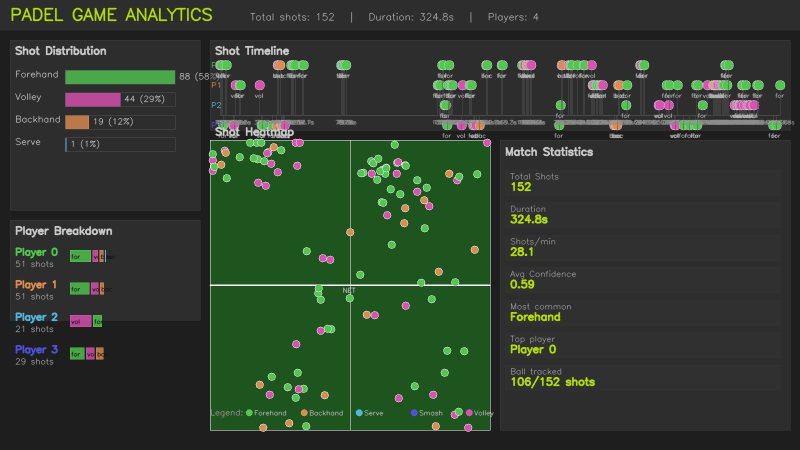
#> input picture dashboard.jpg, 1600 x 900 px, given in place of input_sample_video.mp4, which was not available (shown at 1/2 size)
$ python dashboard.py
#> lines starting #> are read from the running program, lines starting #| are printed output that depends on the picture; after the words box and inside, x2 and y2 are one past the last pixel; in counts of white or black regions, pixels touching at a corner belong together; pictures that were not available may be replaced by others from this repository, and a replacement may not be noted
import pandas as pd
import numpy as np
import cv2
import json
from collections import Counter

def generate_dashboard(csv_path="shot_analysis.csv",
                       video_path="data/raw/input_sample_video.mp4",
                       output_path="dashboard.jpg"):

    # Load data
#> called with csv_path = 'shot_analysis.csv', video_path = 'data/raw/input_sample_video.mp4', output_path = 'dashboard.jpg'
    df = pd.read_csv(csv_path)
#> (reads shot_analysis.csv from the repository)
    print(f"Loaded {len(df)} shot events")

    # Get video frame for background
    cap = cv2.VideoCapture(video_path)
    cap.set(cv2.CAP_PROP_POS_FRAMES, 300)
    ret, court_frame = cap.read()
#> court_frame is the input picture: shape (900, 1600, 3); mean B, G, R 45.9, 60.1, 47.7
    cap.release()

    # Canvas size
    W, H = 1600, 900
    canvas = np.ones((H, W, 3), dtype=np.uint8) * 30  # dark background

    # ── Helper functions ──────────────────────────────────────────
    def draw_text(img, text, x, y, scale=0.7, color=(255,255,255),
                  thickness=1, bold=False):
        t = thickness + 1 if bold else thickness
        cv2.putText(img, text, (x, y), cv2.FONT_HERSHEY_SIMPLEX,
                    scale, color, t, cv2.LINE_AA)

    def draw_rect(img, x1, y1, x2, y2, color, filled=False, alpha=1.0):
#> called with x1 = 0, y1 = 0, x2 = 1600, y2 = 60, color = (45, 45, 45), filled = True, alpha = 1
        if filled:
            overlay = img.copy()
            cv2.rectangle(overlay, (x1,y1), (x2,y2), color, -1)
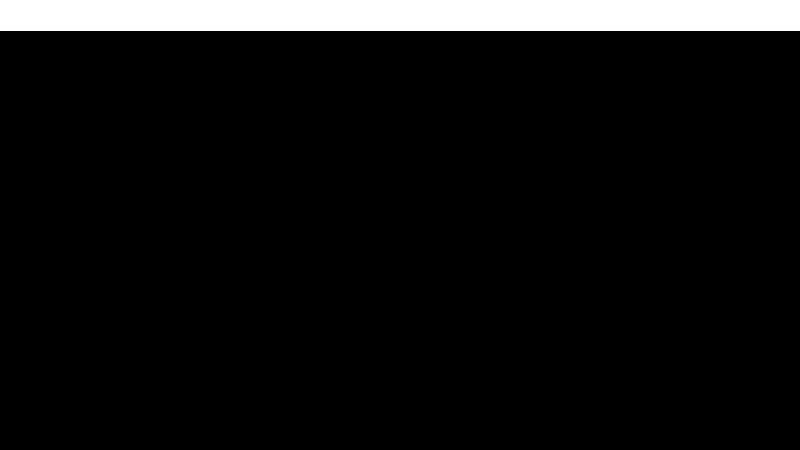
#> overlay: shape (900, 1600, 3) (shown at 1/2 size); values 30 (black) and 45 (white), 6.8% white; 1 white region, box (x1, y1, x2, y2) and area: (0, 0, 1600, 61) 97600
            cv2.addWeighted(overlay, alpha, img, 1-alpha, 0, img)
        cv2.rectangle(img, (x1,y1), (x2,y2), color, 1)

    # ── Title bar ────────────────────────────────────────────────
    draw_rect(canvas, 0, 0, W, 60, (45, 45, 45), filled=True)
    draw_text(canvas, "PADEL GAME ANALYTICS", 20, 40,
              scale=1.1, color=(0, 220, 180), bold=True)
    draw_text(canvas, f"Total shots: {len(df)}   |   "
              f"Duration: {df['timestamp'].max():.1f}s   |   "
              f"Players: {df['player_id'].nunique()}",
              500, 40, scale=0.65, color=(180, 180, 180))

    # ── Section 1: Shot type bar chart (top left) ─────────────────
    shot_counts = df['shot_type'].value_counts()
    colors_map = {
        "forehand": (80,  200, 80),
        "backhand": (80,  140, 220),
        "serve":    (220, 180, 80),
        "smash":    (220, 80,  80),
        "volley":   (180, 80,  220),
        "unknown":  (120, 120, 120),
    }

    panel_x, panel_y = 20, 80
    draw_rect(canvas, panel_x, panel_y,
              panel_x+380, panel_y+340, (60,60,60), filled=True, alpha=0.5)
#> in draw_rect (call 2), `cv2.rectangle(overlay, (x1,y1), (x2,y2), color, -1)`: overlay: shape (900, 1600, 3); mean of channels 0, 1, 2 33.7, 34.3, 34.2
#> in draw_rect (call 2), `cv2.addWeighted(overlay, alpha, img, 1-alpha, 0, img)`: img: shape (900, 1600, 3); mean of channels 0, 1, 2 32.4, 32.9, 32.8
#> in draw_rect (call 2), `cv2.rectangle(img, (x1,y1), (x2,y2), color, 1)`: img: shape (900, 1600, 3); mean of channels 0, 1, 2 32.4, 32.9, 32.8
    draw_text(canvas, "Shot Distribution", panel_x+10, panel_y+28,
              scale=0.7, color=(200,200,200), bold=True)

    max_count = shot_counts.max()
    bar_x     = panel_x + 110
    bar_w_max = 220

    for i, (shot, count) in enumerate(shot_counts.items()):
        y       = panel_y + 60 + i * 45
        bar_w   = int(bar_w_max * count / max_count)
        color   = colors_map.get(shot, (150,150,150))
        pct     = count / len(df) * 100

        draw_text(canvas, shot.capitalize(), panel_x+10, y+14,
                  scale=0.6, color=(200,200,200))
        draw_rect(canvas, bar_x, y, bar_x+bar_w, y+28,
                  color, filled=True, alpha=0.8)
        draw_rect(canvas, bar_x, y, bar_x+bar_w_max, y+28, (80,80,80))
        draw_text(canvas, f"{count} ({pct:.0f}%)",
                  bar_x+bar_w+8, y+18, scale=0.55, color=(200,200,200))
#> canvas: shape (900, 1600, 3); mean of channels 0, 1, 2 33.4, 34, 33.9

    # ── Section 2: Player comparison (bottom left) ────────────────
    panel2_y = panel_y + 360
    draw_rect(canvas, panel_x, panel2_y,
              panel_x+380, panel2_y+200, (60,60,60), filled=True, alpha=0.5)
#> in draw_rect (call 9), `cv2.rectangle(overlay, (x1,y1), (x2,y2), color, -1)`: overlay: shape (900, 1600, 3); mean of channels 0, 1, 2 35, 35.6, 35.5
#> in draw_rect (call 9), `cv2.rectangle(img, (x1,y1), (x2,y2), color, 1)`: img: shape (900, 1600, 3); mean of channels 0, 1, 2 34.2, 34.8, 34.7
    draw_text(canvas, "Player Breakdown", panel_x+10, panel2_y+28,
              scale=0.7, color=(200,200,200), bold=True)

    players = df['player_id'].unique()
    p_colors = [(80,200,80), (80,140,220), (220,180,80), (220,80,80)]

    for i, pid in enumerate(sorted(players)):
        pdata  = df[df['player_id'] == pid]
        py     = panel2_y + 55 + i * 65
        pcolor = p_colors[i % len(p_colors)]

        draw_text(canvas, f"Player {pid}", panel_x+10, py+15,
                  scale=0.65, color=pcolor, bold=True)
        draw_text(canvas, f"{len(pdata)} shots", panel_x+10, py+38,
                  scale=0.55, color=(160,160,160))

        # Mini shot breakdown for this player
        x_offset = panel_x + 120
        for shot, cnt in pdata['shot_type'].value_counts().items():
            sc = colors_map.get(shot, (150,150,150))
            bw = int(60 * cnt / len(pdata))
            draw_rect(canvas, x_offset, py+5,
                      x_offset+bw, py+28, sc, filled=True, alpha=0.8)
            draw_text(canvas, shot[:3], x_offset+2, py+22,
                      scale=0.4, color=(20,20,20))
            x_offset += bw + 4
#> canvas: shape (900, 1600, 3); mean of channels 0, 1, 2 34.8, 35.4, 35.3

    # ── Section 3: Shot timeline (top right) ──────────────────────
    tl_x, tl_y = 420, 80
    tl_w, tl_h = 1160, 180
    draw_rect(canvas, tl_x, tl_y, tl_x+tl_w, tl_y+tl_h,
              (60,60,60), filled=True, alpha=0.5)
#> in draw_rect (call 16), `cv2.rectangle(overlay, (x1,y1), (x2,y2), color, -1)`: overlay: shape (900, 1600, 3); mean of channels 0, 1, 2 39.2, 39.8, 39.7
#> in draw_rect (call 16), `cv2.rectangle(img, (x1,y1), (x2,y2), color, 1)`: img: shape (900, 1600, 3); mean of channels 0, 1, 2 37, 37.6, 37.5
    draw_text(canvas, "Shot Timeline", tl_x+10, tl_y+28,
              scale=0.7, color=(200,200,200), bold=True)

    t_min = df['timestamp'].min()
    t_max = df['timestamp'].max()
    t_range = max(t_max - t_min, 1)

    # Time axis
    cv2.line(canvas,
             (tl_x+20, tl_y+tl_h-30),
             (tl_x+tl_w-20, tl_y+tl_h-30),
             (100,100,100), 1)
#> canvas: shape (900, 1600, 3); mean of channels 0, 1, 2 37.2, 37.8, 37.7

    for _, row in df.iterrows():
        t      = row['timestamp']
        shot   = row['shot_type']
        pid    = row['player_id']
        tx     = tl_x + 20 + int((t - t_min) / t_range * (tl_w-40))
        color  = colors_map.get(shot, (150,150,150))
        p_idx  = list(sorted(players)).index(pid)
        ty     = tl_y + 50 + p_idx * 40

        cv2.circle(canvas, (tx, ty), 10, color, -1)
        cv2.circle(canvas, (tx, ty), 10, (200,200,200), 1)
        draw_text(canvas, shot[:3], tx-10, ty+25,
                  scale=0.4, color=(180,180,180))
        cv2.line(canvas, (tx, ty+12), (tx, tl_y+tl_h-30),
                 (80,80,80), 1)
        draw_text(canvas, f"{t:.1f}s", tx-12, tl_y+tl_h-12,
                  scale=0.38, color=(140,140,140))
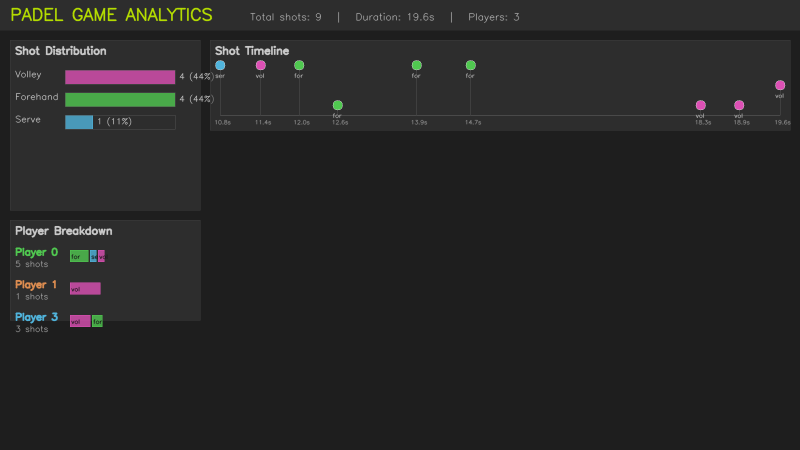
#> canvas: shape (900, 1600, 3) (shown at 1/2 size); mean of channels 0, 1, 2 37.5, 38.1, 38; drawn as B, G, R

    # Player labels on timeline
    for i, pid in enumerate(sorted(players)):
        ty = tl_y + 50 + i * 40
        draw_text(canvas, f"P{pid}", tl_x+2, ty+5,
                  scale=0.5, color=p_colors[i % len(p_colors)])
#> this loop made 3 passes
#> (pid, ty) on passes 1 to 3: (0, 130), (1, 170), (3, 210)
#> canvas: shape (900, 1600, 3); 0.03% of pixels changed, all inside (x1, y1, x2, y2) = (423, 123, 443, 217)

    # ── Section 4: Court map (bottom right) ───────────────────────
    court_x, court_y = 420, 280
    court_w, court_h = 560, 580

    # Draw mini court
    draw_rect(canvas, court_x, court_y,
              court_x+court_w, court_y+court_h,
              (30,120,30), filled=True, alpha=0.6)
#> in draw_rect (call 17), `cv2.rectangle(overlay, (x1,y1), (x2,y2), color, -1)`:
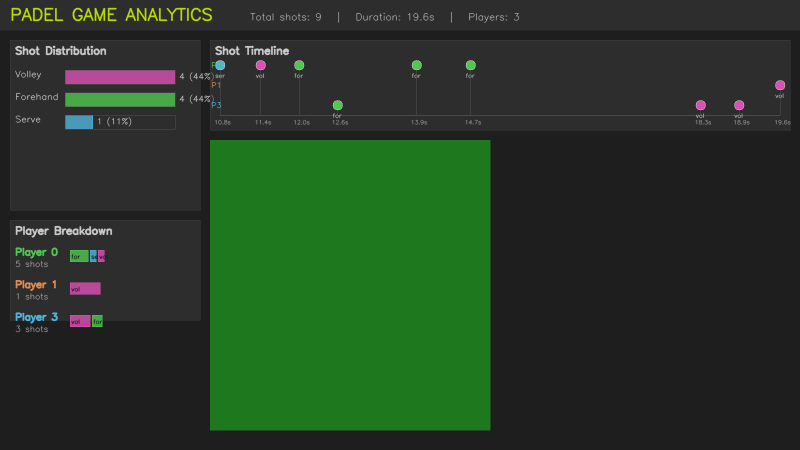
#> overlay: shape (900, 1600, 3) (shown at 1/2 size); mean of channels 0, 1, 2 37.5, 58.5, 38; drawn as B, G, R
#> in draw_rect (call 17), `cv2.rectangle(img, (x1,y1), (x2,y2), color, 1)`: img: shape (900, 1600, 3); mean of channels 0, 1, 2 37.5, 50.4, 38
    draw_rect(canvas, court_x, court_y,
              court_x+court_w, court_y+court_h, (255,255,255))
#> in draw_rect (call 18), `cv2.rectangle(img, (x1,y1), (x2,y2), color, 1)`:
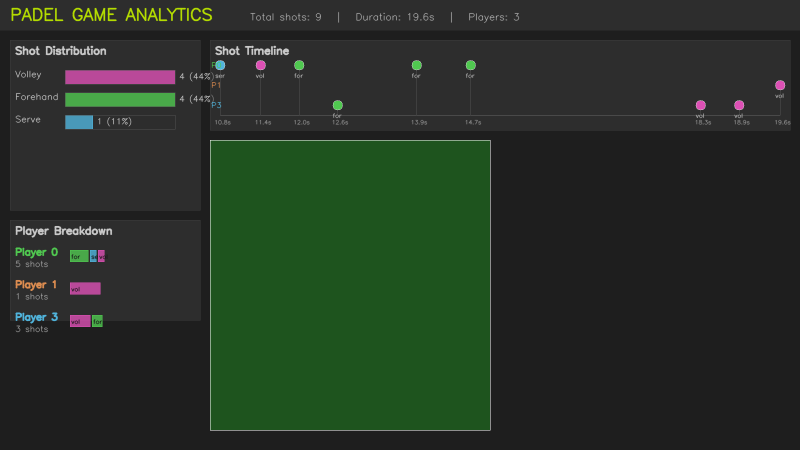
#> img: shape (900, 1600, 3) (shown at 1/2 size); mean of channels 0, 1, 2 37.9, 50.6, 38.4; drawn as B, G, R

    # Court lines
    mid_x = court_x + court_w // 2
    mid_y = court_y + court_h // 2
    cv2.line(canvas, (mid_x, court_y), (mid_x, court_y+court_h),
             (255,255,255), 1)
    cv2.line(canvas, (court_x, mid_y), (court_x+court_w, mid_y),
             (255,255,255), 2)  # net

    draw_text(canvas, "Shot Heatmap", court_x+10, court_y-10,
              scale=0.7, color=(200,200,200), bold=True)
    draw_text(canvas, "NET", mid_x-15, mid_y+15,
              scale=0.45, color=(200,200,200))
#> canvas: shape (900, 1600, 3); mean of channels 0, 1, 2 38.4, 51, 38.9

    # Video resolution for coordinate mapping
    vid_w, vid_h = 1920, 1080
    from src.detection import COURT_X_MIN, COURT_X_MAX, COURT_Y_MIN, COURT_Y_MAX

    # Plot ball positions on court
    for _, row in df.iterrows():
        if pd.isna(row['ball_x']) or pd.isna(row['ball_y']):
            continue
        bx = row['ball_x']
        by = row['ball_y']
        shot = row['shot_type']
        color = colors_map.get(shot, (150,150,150))

        # Map from video coords to court diagram coords
        nx = court_x + int((bx - COURT_X_MIN) /
                           (COURT_X_MAX - COURT_X_MIN) * court_w)
        ny = court_y + int((by - COURT_Y_MIN) /
                           (COURT_Y_MAX - COURT_Y_MIN) * court_h)

        nx = max(court_x+5, min(court_x+court_w-5, nx))
        ny = max(court_y+5, min(court_y+court_h-5, ny))

        cv2.circle(canvas, (nx, ny), 8, color, -1)
        cv2.circle(canvas, (nx, ny), 8, (255,255,255), 1)
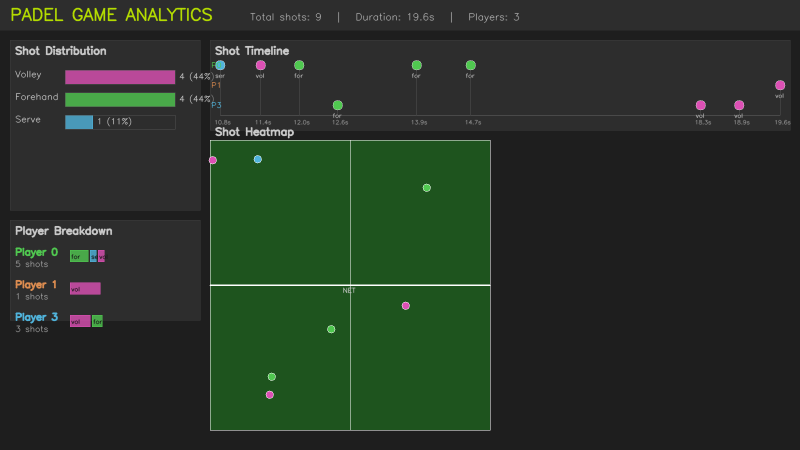
#> canvas: shape (900, 1600, 3) (shown at 1/2 size); mean of channels 0, 1, 2 38.5, 51.1, 39; drawn as B, G, R

    # ── Section 5: Stats panel (far right) ────────────────────────
    stats_x = 1000
    draw_rect(canvas, stats_x, 280, stats_x+580, 860,
              (60,60,60), filled=True, alpha=0.5)
#> in draw_rect (call 19), `cv2.rectangle(img, (x1,y1), (x2,y2), color, 1)`: img: shape (900, 1600, 3); mean of channels 0, 1, 2 42.1, 54.7, 42.6
    draw_text(canvas, "Match Statistics", stats_x+10, 310,
              scale=0.7, color=(200,200,200), bold=True)
#> canvas: shape (900, 1600, 3); mean of channels 0, 1, 2 42.3, 54.8, 42.7

    avg_conf = df['confidence'].mean()
    stats = [
        ("Total Shots",     str(len(df))),
        ("Duration",        f"{df['timestamp'].max():.1f}s"),
        ("Shots/min",       f"{len(df)/(df['timestamp'].max()/60):.1f}"),
        ("Avg Confidence",  f"{avg_conf:.2f}"),
        ("Most common",     df['shot_type'].mode()[0].capitalize()),
        ("Top player",      f"Player {df['player_id'].value_counts().index[0]}"),
        ("Ball tracked",    f"{df['ball_x'].notna().sum()}/{len(df)} shots"),
    ]

    for i, (label, value) in enumerate(stats):
        sy = 340 + i * 65
        draw_rect(canvas, stats_x+10, sy, stats_x+560, sy+50,
                  (50,50,50), filled=True, alpha=0.5)
        draw_text(canvas, label, stats_x+20, sy+18,
                  scale=0.55, color=(150,150,150))
        draw_text(canvas, value, stats_x+20, sy+40,
                  scale=0.7, color=(0,220,180), bold=True)
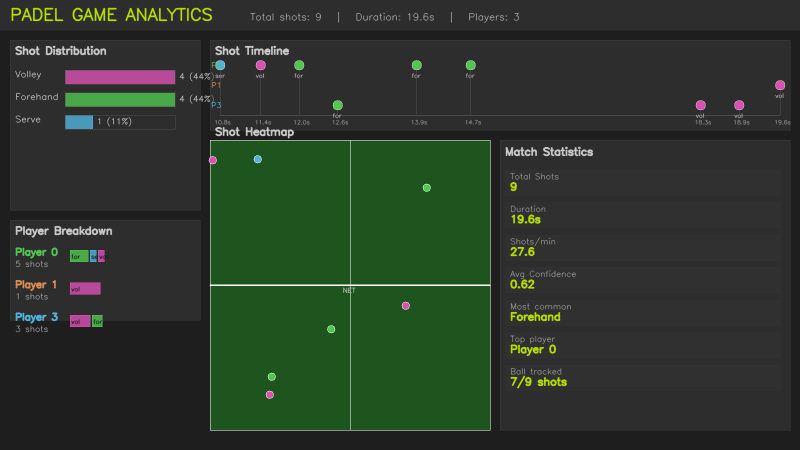
#> canvas: shape (900, 1600, 3) (shown at 1/2 size); mean of channels 0, 1, 2 42.7, 55.9, 43.7; drawn as B, G, R

    # ── Legend ────────────────────────────────────────────────────
    legend_y = 830
    draw_text(canvas, "Legend:", 420, legend_y,
              scale=0.55, color=(150,150,150))
#> canvas: shape (900, 1600, 3); 0.03% of pixels changed, all inside (x1, y1, x2, y2) = (421, 818, 486, 836)
    lx = 490
    for shot, color in colors_map.items():
        if shot == "unknown":
            continue
        cv2.circle(canvas, (lx+8, legend_y-5), 7, color, -1)
        draw_text(canvas, shot.capitalize(), lx+18, legend_y,
                  scale=0.45, color=(180,180,180))
        lx += 110
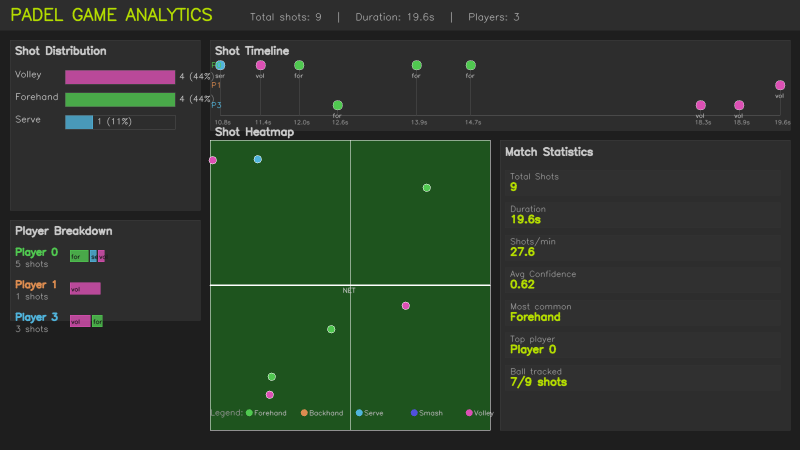
#> canvas: shape (900, 1600, 3) (shown at 1/2 size); mean of channels 0, 1, 2 42.8, 56, 43.8; drawn as B, G, R
#> after the loop, lx = 1040

    # Save
    cv2.imwrite(output_path, canvas)
    print(f"\nDashboard saved → {output_path}")
    print("Open dashboard.jpg in VS Code to view!")
    return canvas


if __name__ == "__main__":
    generate_dashboard()
